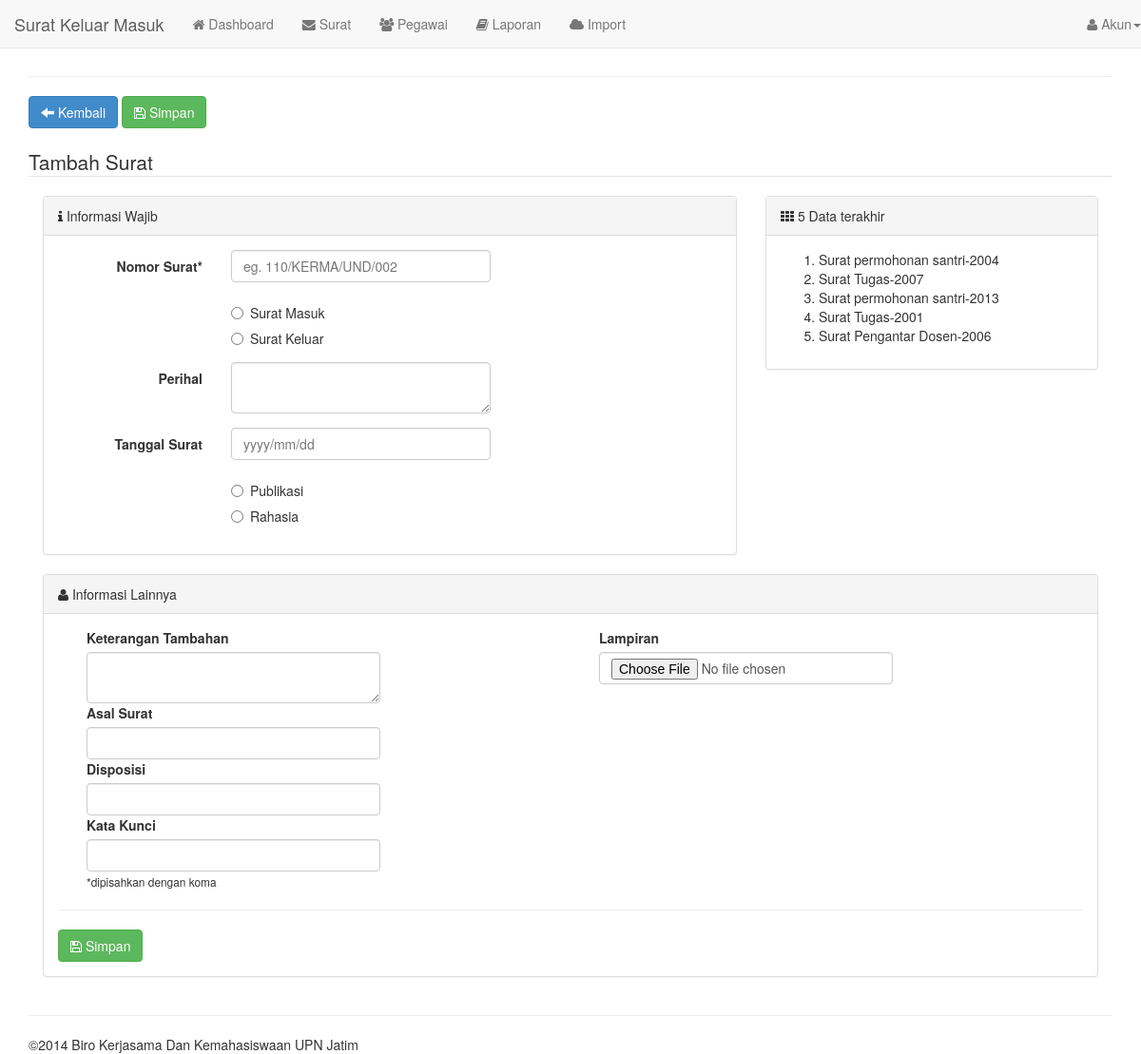
/?page=surat/tambah (signed in), run on the app's committed database.
### tables this page shows
CREATE TABLE `surat` (
  `idsurat` varchar(30) NOT NULL DEFAULT '' COMMENT 'NO SURAT',
  `jenis_surat` varchar(10) DEFAULT NULL COMMENT 'Masuk / Keluar',
  `tanggal_surat` date DEFAULT NULL COMMENT 'Tanggal yang tertera pada surat',
  `perihal` text,
  `catatan` varchar(255) DEFAULT NULL COMMENT 'Sebagai catatan tambahan untuk memperjelas surat',
  `asal_surat` varchar(45) DEFAULT NULL COMMENT 'asal surat, bisa dari instansi internal atau eksternal',
  `disposisi` varchar(255) DEFAULT NULL COMMENT 'Disposisi surat',
  `kata_kunci` varchar(255) DEFAULT NULL COMMENT 'Kata kunci yang berhubungan dengan surat',
  `delete` varchar(1) DEFAULT '0' COMMENT 'DELETE = status data terdelet, 1 adalah file delete, 2 tidak delete',
  `posting` varchar(255) DEFAULT NULL COMMENT 'Di posting oleh idusers',
  `public` varchar(1) DEFAULT '0' COMMENT 'status, 1=publikasi, 0=private',
  `lampiran` varchar(255) DEFAULT NULL COMMENT 'Lampiran berupa gambar, gambar surat',
  `created_at` timestamp NOT NULL DEFAULT CURRENT_TIMESTAMP ON UPDATE CURRENT_TIMESTAMP COMMENT 'tanggal surat di insert/ update oleh sistem',
  PRIMARY KEY (`idsurat`)
);

### models.php (called while the page is built, shortened)
<?php
function get_last_surat($order_by='created_at',$limit=5){
    $query=mysql_query('select * from surat order by created_at DESC limit 5 ');
    return $query;
}
?>

### module/surat/tambah.php (the view, shortened to what this page needs)
<div class="row clearfix">
	<div class="col-md-12">
        <form method="post" enctype="multipart/form-data" role="form">
        <a href="./?page=surat/index" class="btn btn-primary"><i class="glyphicon glyphicon-arrow-left"></i> Kembali</a>
        <button type="submit" name="tambah_surat" class="btn btn-success"><i class="fa fa-save"></i> Simpan</button>
        <div class="clearfix"></div><br />
            <fieldset>
                <legend>Tambah Surat</legend>
                <div class="col-md-8">
                    <div class="panel panel-default">
                    <div class="panel-heading"><i class="fa fa-info"></i> Informasi Wajib</div>
                    <div class="panel-body">
                        <div class="form-horizontal">
                              <div class="form-group">
                                <label class="col-sm-3 control-label">Nomor Surat*</label>
                                <div class="col-sm-5">
                                  <input type="text" autofocus="" class="form-control" name="idsurat" required="" placeholder="eg. 110/KERMA/UND/002"/>
                                </div>
                              </div>
                              <div class="form-group">
                                <label class="col-sm-3 control-label"></label>
                                <div class="col-sm-5">
                                  <div class="radio">
                                      <label>
                                        <input type="radio" name="jenis_surat" required="" value="masuk" />
                                        Surat Masuk
                                      </label>
                                    </div>
                                    <div class="radio">
                                      <label>
                                        <input type="radio" name="jenis_surat" required="" value="keluar"/>
                                        Surat Keluar
                                      </label>
                                    </div>
                                </div>
                            </div>
                            <div class="form-group">
                                <label class="col-sm-3 control-label">Perihal</label>
                                <div class="col-sm-5">
                                  <textarea class="form-control" name="perihal"></textarea>
                                </div>
                              </div>
                            <div class="form-group">
                                <label class="col-sm-3 control-label">Tanggal Surat</label>
                                <div class="col-sm-5">
                                  <input type="text" name="tanggal_surat" id="tl" class="form-control" placeholder="yyyy/mm/dd" required="" />
                                </div>
                              </div>
                              <div class="form-group">
                                <label class="col-sm-3 control-label"></label>
                                <div class="col-sm-5">
                                  <div class="radio">
                                      <label>
                                        <input type="radio" name="publikasi" required="" value="1" />
                                        Publikasi
                                      </label>
                                    </div>
                                    <div class="radio">
                                      <label>
                                        <input type="radio" name="publikasi" required="" value="0"/>
                                        Rahasia
                                      </label>
                                    </div>
                                </div>
                            </div>
                        </div>
                    </div>
                </div>
            </div>
            <div class="col-md-4">
                    <div class="panel panel-default">
                    <div class="panel-heading"><i class="fa fa-th"></i> 5 Data terakhir</div>
                    <div class="panel-body">
                        <ol>
                            <?php $data=get_last_surat('created_at',5);while($result=mysql_fetch_array($data)){?>
                                <li><?= $result['perihal'] ?></li>
                            <?php } ?>
                        </ol>
                    </div>
                </div>
            </div>
        </fieldset>
        <div class="col-lg-12">
            <div class="panel panel-default">
            <div class="panel-heading"><i class="fa fa-user"></i> Informasi Lainnya</div>
            <div class="panel-body">
                <div class="col-sm-6">
                    <div class="form-group">
                        <div class="col-xs-8">
                            <label>Keterangan Tambahan</label>
                            <textarea name="catatan" class="form-control"></textarea>
                        </div>
                    </div>
                    <div class="form-group">
                        <div class="col-xs-8">
                            <label>Asal Surat</label>
                            <input type="text" class="form-control" name="asal_surat" placeholder="" />
                        </div>
                    </div>
                    <div class="form-group">
                        <div class="col-xs-8">
                            <label>Disposisi</label>
                            <input type="text" class="form-control" name="disposisi" placeholder="" />
                        </div>
                    </div>
                    <div class="form-group">
                        <div class="col-xs-8">
                            <label>Kata Kunci</label>
                            <input type="text" class="form-control" name="keyword" placeholder="" />
                            <small>*dipisahkan dengan koma</small>
                        </div>
                    </div>
                </div>
                <div class="col-sm-6">
                    <div class="form-group">
                        <div class="col-xs-8">
                            <label>Lampiran</label>
                            <input type="file" name="lampiran" class="form-control" />
                        </div>
                    </div>
                </div>
                <div class="clearfix"></div><hr />
                <button type="submit" name="tambah_surat" class="btn btn-success"><i class="fa fa-save"></i> Simpan</button>
            </div>
        </div>
        </div>
	   </form>
    </div>
</div>

### data on the page
surat: perihal "Surat permohonan santri-2004"
surat: perihal "Surat Tugas-2007"
surat: perihal "Surat permohonan santri-2013"
surat: perihal "Surat Tugas-2001"
surat: perihal "Surat Pengantar Dosen-2006"

### other printed values
nama_aplikasi "Surat Keluar Masuk"
